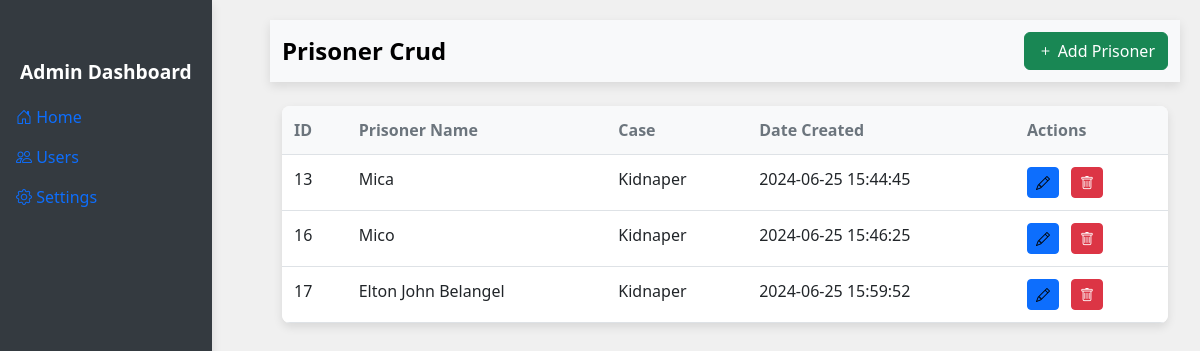
The page / on the database its author committed.
### tables this page shows
CREATE TABLE `crud` (
  `id` int(11) NOT NULL,
  `prisonerName` varchar(255) NOT NULL,
  `case` varchar(255) NOT NULL,
  `date_created` timestamp NOT NULL DEFAULT current_timestamp()
);

### index.php (the view, shortened to what this page needs)
<?php include 'database/db.php'; ?>
<!DOCTYPE html>
<html lang="en">
<head>
    <link href="https://cdn.jsdelivr.net/npm/bootstrap@5.3.0/dist/css/bootstrap.min.css" rel="stylesheet">
    <link rel="stylesheet" href="https://cdn.jsdelivr.net/npm/bootstrap-icons/font/bootstrap-icons.css">
    <link rel="stylesheet" href="./style/styles.css">
</head>
<body>
    <div class="container-fluid">
        <nav class="sidebar">
            <div class="sidebar-heading">Admin Dashboard</div>
            <ul class="nav flex-column">
                <li class="nav-item">
                    <a class="nav-link active" aria-current="page" href="#">
                        <i class="bi bi-house-door"></i> Home
                    </a>
                </li>
                <li class="nav-item">
                    <a class="nav-link" href="#">
                        <i class="bi bi-people"></i> Users
                    </a>
                </li>
                <li class="nav-item">
                    <a class="nav-link" href="#">
                        <i class="bi bi-gear"></i> Settings
                    </a>
                </li>
            </ul>
        </nav>
        <div class="content-wrapper">
            <nav class="navbar navbar-expand-lg navbar-light bg-light">
                <div class="container">
                    <a class="navbar-brand" href="#">Prisoner Crud </a>
                    <div class="collapse navbar-collapse" id="navbarNav">
                        <ul class="navbar-nav ms-auto">
                            <li class="nav-item">
                                <button class="btn btn-primary btn-add" data-bs-toggle="modal" data-bs-target="#addModal">
                                    <i class="bi bi-plus"></i> Add Prisoner
                                </button>
                            </li>
                        </ul>
                    </div>
                </div>
            </nav>
            <div class="container mt-4">
                <table class="table">
                    <thead>
                        <tr>
                            <th>ID</th>
                            <th>Prisoner Name</th>
                            <th>Case</th>
                            <th>Date Created</th>
                            <th>Actions</th>
                        </tr>
                    </thead>
                    <tbody>
                        <?php
                        $result = $conn->query('SELECT * FROM crud');
                        while ($row = $result->fetch_assoc()):
                        ?>
                        <tr>
                            <td><?php echo $row['id']; ?></td>
                            <td><?php echo htmlspecialchars($row['prisonerName']); ?></td>
                            <td><?php echo htmlspecialchars($row['case']); ?></td>
                            <td><?php echo $row['date_created']; ?></td>
                            <td>
                                <button class="btn btn-info btn-sm btn-edit me-2"
                                        data-id="<?php echo $row['id']; ?>"
                                        data-name="<?php echo htmlspecialchars($row['prisonerName']); ?>"
                                        data-case="<?php echo htmlspecialchars($row['case']); ?>"
                                        data-bs-toggle="modal"
                                        data-bs-target="#editModal">
                                    <i class="bi bi-pencil"></i>
                                </button>
                                <a href="delete.php?id=<?php echo $row['id']; ?>" class="btn btn-danger btn-sm btn-delete">
                                    <i class="bi bi-trash"></i>
                                </a>
                            </td>
                        </tr>
                        <?php endwhile; ?>
                    </tbody>
                </table>
            </div>
        </div>
    </div>
</body>
</html>

### style/styles.css (style rules this page uses)
body { background-color: #f0f0f0; }
.container-fluid { padding-left: 0; padding-right: 0; }
.sidebar { position: fixed; top: 0; bottom: 0; left: 0; z-index: 100; padding: 48px 0 0; box-shadow: 0 4px 10px rgba(0,0,0,0.1); background-color: #343a40; color: #fff; }
.sidebar-heading { padding: 10px 20px; font-size: 1.2rem; font-weight: bold; }
.navbar { background-color: #ffffff; box-shadow: 0 4px 10px rgba(0,0,0,0.1); }
.navbar-brand { font-size: 1.5rem; font-weight: bold; }
.content-wrapper { margin-left: 250px; padding: 20px; }
.table { width: 100%; border-collapse: collapse; background-color: #fff; box-shadow: 0 4px 10px rgba(0,0,0,0.1); border-radius: 8px; overflow: hidden; }
.table th, .table td { padding: 12px; text-align: left; border-bottom: 1px solid #dee2e6; }
.table th { background-color: #f8f9fa; color: #6c757d; font-weight: bold; }
.btn-add { background-color: #198754; border-color: #198754; }
.btn-edit { background-color: #0d6efd; border-color: #0d6efd; }
.btn-delete { background-color: #dc3545; border-color: #dc3545; }

### rows shown on the page
crud: id "13", prisonerName "Mica", case "Kidnaper", date_created "2024-06-25 15:44:45"
crud: id "16", prisonerName "Mico", case "Kidnaper", date_created "2024-06-25 15:46:25"
crud: id "17", prisonerName "Elton John Belangel", case "Kidnaper", date_created "2024-06-25 15:59:52"
